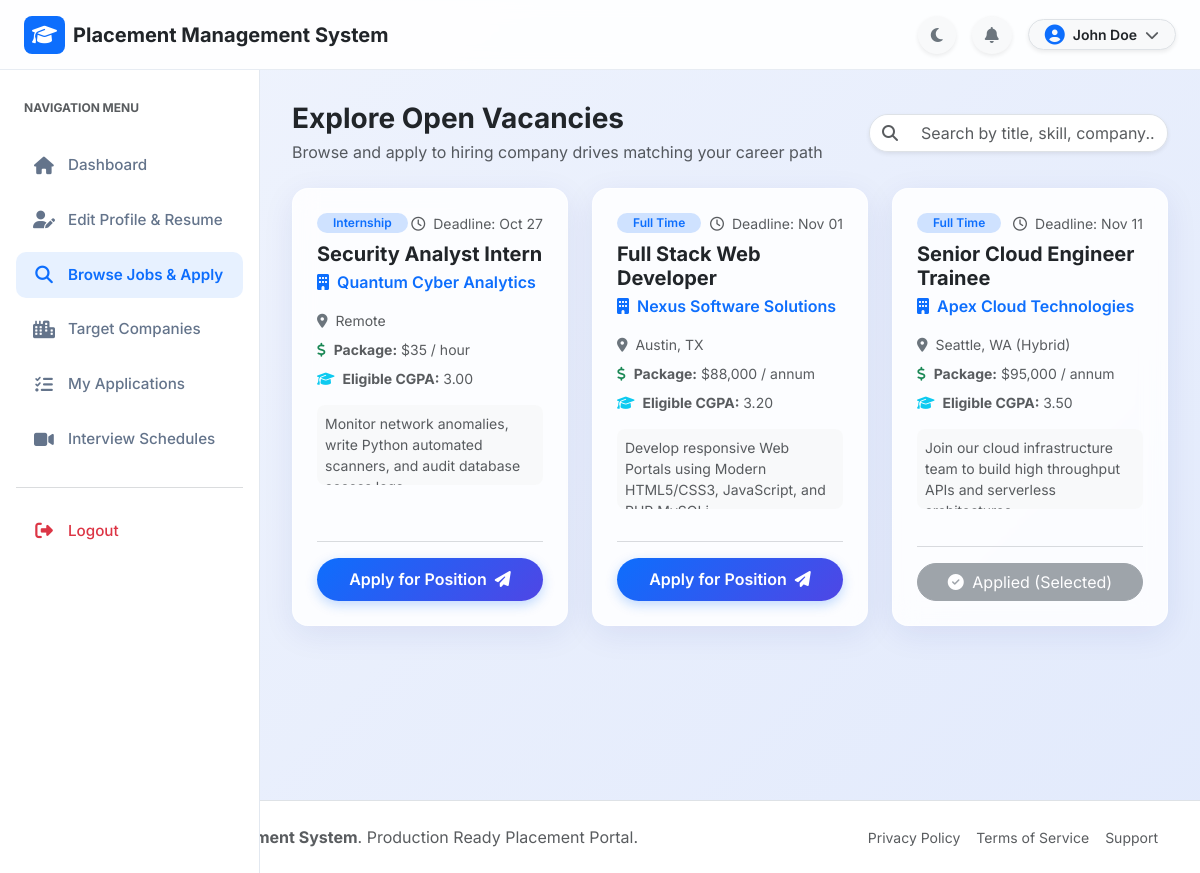
The app's page /student/jobs.php (signed in) with its own data.
### tables this page shows
CREATE TABLE IF NOT EXISTS `jobs` (
  `id` INT AUTO_INCREMENT PRIMARY KEY,
  `company_id` INT NOT NULL,
  `title` VARCHAR(150) NOT NULL,
  `department_id` INT DEFAULT NULL,
  `job_type` ENUM('Full Time', 'Internship', 'Part Time', 'Contract') DEFAULT 'Full Time',
  `location` VARCHAR(100) NOT NULL,
  `salary_package` VARCHAR(100) NOT NULL,
  `min_cgpa` DECIMAL(3,2) DEFAULT 0.00,
  `vacancies` INT DEFAULT 1,
  `deadline` DATE NOT NULL,
  `description` TEXT NOT NULL,
  `requirements` TEXT NOT NULL,
  `status` ENUM('Active', 'Closed') DEFAULT 'Active',
  `created_at` TIMESTAMP DEFAULT CURRENT_TIMESTAMP,
  `updated_at` TIMESTAMP DEFAULT CURRENT_TIMESTAMP ON UPDATE CURRENT_TIMESTAMP,
  INDEX `idx_job_company` (`company_id`),
  INDEX `idx_job_dept` (`department_id`),
  INDEX `idx_job_status` (`status`),
  CONSTRAINT `fk_jobs_company` FOREIGN KEY (`company_id`) REFERENCES `companies` (`id`) ON DELETE CASCADE,
  CONSTRAINT `fk_jobs_department` FOREIGN KEY (`department_id`) REFERENCES `departments` (`id`) ON DELETE SET NULL
);

CREATE TABLE IF NOT EXISTS `companies` (
  `id` INT AUTO_INCREMENT PRIMARY KEY,
  `company_name` VARCHAR(150) NOT NULL,
  `email` VARCHAR(100) NOT NULL UNIQUE,
  `password` VARCHAR(255) NOT NULL,
  `phone` VARCHAR(20) DEFAULT NULL,
  `website` VARCHAR(150) DEFAULT NULL,
  `industry` VARCHAR(100) DEFAULT NULL,
  `location` VARCHAR(100) DEFAULT NULL,
  `description` TEXT DEFAULT NULL,
  `logo` VARCHAR(255) DEFAULT 'default-company.png',
  `status` ENUM('Pending', 'Approved', 'Rejected') DEFAULT 'Approved',
  `created_at` TIMESTAMP DEFAULT CURRENT_TIMESTAMP,
  `updated_at` TIMESTAMP DEFAULT CURRENT_TIMESTAMP ON UPDATE CURRENT_TIMESTAMP,
  INDEX `idx_company_email` (`email`),
  INDEX `idx_company_status` (`status`)
);

CREATE TABLE IF NOT EXISTS `applications` (
  `id` INT AUTO_INCREMENT PRIMARY KEY,
  `job_id` INT NOT NULL,
  `student_id` INT NOT NULL,
  `status` ENUM('Applied', 'Shortlisted', 'Interview Scheduled', 'Selected', 'Rejected') DEFAULT 'Applied',
  `cover_note` TEXT DEFAULT NULL,
  `applied_at` TIMESTAMP DEFAULT CURRENT_TIMESTAMP,
  `updated_at` TIMESTAMP DEFAULT CURRENT_TIMESTAMP ON UPDATE CURRENT_TIMESTAMP,
  UNIQUE KEY `unique_student_job` (`job_id`, `student_id`),
  INDEX `idx_app_job` (`job_id`),
  INDEX `idx_app_student` (`student_id`),
  INDEX `idx_app_status` (`status`),
  CONSTRAINT `fk_app_job` FOREIGN KEY (`job_id`) REFERENCES `jobs` (`id`) ON DELETE CASCADE,
  CONSTRAINT `fk_app_student` FOREIGN KEY (`student_id`) REFERENCES `students` (`id`) ON DELETE CASCADE
);

### student/jobs.php (the view, shortened to what this page needs)
<?php
require_once __DIR__ . '/../config/database.php';
$student_id = $_SESSION['user_id'];
$sql = "
    SELECT j.*, c.company_name, c.logo, d.name AS dept_name,
           a.id AS applied_app_id, a.status AS application_status
    FROM jobs j
    JOIN companies c ON j.company_id = c.id
    LEFT JOIN departments d ON j.department_id = d.id
    LEFT JOIN applications a ON j.id = a.job_id AND a.student_id = ?
    WHERE j.status = 'Active'
    ORDER BY j.id DESC
";
$stmt = $conn->prepare($sql);
$stmt->bind_param("i", $student_id);
$stmt->execute();
$jobs = $stmt->get_result()->fetch_all(MYSQLI_ASSOC);
require_once __DIR__ . '/../includes/header.php';
require_once __DIR__ . '/../includes/navbar.php';
?>
<div class="app-layout">
    <?php require_once __DIR__ . '/../includes/sidebar.php'; ?>
    <main class="app-main">
        <div class="d-flex flex-wrap justify-content-between align-items-center mb-4 gap-3">
            <div>
                <h3 class="fw-bold text-dark mb-1">Explore Open Vacancies</h3>
                <p class="text-muted mb-0">Browse and apply to hiring company drives matching your career path</p>
            </div>
            <div style="min-width: 280px;">
                <div class="input-group shadow-sm rounded-pill overflow-hidden border">
                    <span class="input-group-text bg-white border-0"><i class="fas fa-search text-muted"></i></span>
                    <input type="text" id="card-search-input" class="form-control border-0" placeholder="Search by title, skill, company...">
                </div>
            </div>
        </div>
        <div class="row g-4">
            <?php if (empty($jobs)): ?>
                <div class="col-12 text-center py-5 text-muted">
                    <i class="fas fa-briefcase fs-1 mb-3 opacity-50"></i>
                    <p>No job drives are active right now. Please check back later.</p>
                </div>
            <?php else: ?>
                <?php foreach ($jobs as $job): ?>
                    <div class="col-md-6 col-lg-4 searchable-card">
                        <div class="glass-card p-4 h-100 d-flex flex-column justify-content-between">
                            <div>
                                <div class="d-flex justify-content-between align-items-start mb-2">
                                    <span class="badge bg-primary-subtle text-primary rounded-pill px-3 py-1 fw-semibold">
                                        <?php echo htmlspecialchars($job['job_type']); ?>
                                    </span>
                                    <small class="text-muted"><i class="far fa-clock me-1"></i> Deadline: <?php echo date('M d', strtotime($job['deadline'])); ?></small>
                                </div>
                                <h5 class="fw-bold text-dark mb-1"><?php echo htmlspecialchars($job['title']); ?></h5>
                                <p class="text-primary fw-semibold mb-3"><i class="fas fa-building me-1"></i> <?php echo htmlspecialchars($job['company_name']); ?></p>
                                <div class="d-flex flex-column gap-2 mb-3 text-muted small">
                                    <div><i class="fas fa-map-marker-alt text-secondary width-20 me-1"></i> <?php echo htmlspecialchars($job['location']); ?></div>
                                    <div><i class="fas fa-dollar-sign text-success width-20 me-1"></i> <strong>Package:</strong> <?php echo htmlspecialchars($job['salary_package']); ?></div>
                                    <div><i class="fas fa-graduation-cap text-info width-20 me-1"></i> <strong>Eligible CGPA:</strong> <?php echo htmlspecialchars($job['min_cgpa']); ?></div>
                                </div>
                                <div class="bg-light p-2 rounded-3 small text-muted mb-3" style="max-height: 80px; overflow-y: auto;">
                                    <?php echo nl2br(htmlspecialchars($job['description'])); ?>
                                </div>
                            </div>
                            <div>
                                <hr class="my-3 text-secondary opacity-25">
                                <?php if ($job['applied_app_id']): ?>
                                    <button class="btn btn-secondary w-100 rounded-pill" disabled>
                                        <i class="fas fa-check-circle me-1"></i> Applied (<?php echo htmlspecialchars($job['application_status']); ?>)
                                    </button>
                                <?php else: ?>
                                    <button type="button" class="btn btn-primary-custom w-100 rounded-pill" data-bs-toggle="modal" data-bs-target="#applyModal<?php echo $job['id']; ?>">
                                        Apply for Position <i class="fas fa-paper-plane ms-1"></i>
                                    </button>
                                <?php endif; ?>
                            </div>
                        </div>
                    </div>
                <?php endforeach; ?>
            <?php endif; ?>
        </div>
    </main>
</div>
<?php require_once __DIR__ . '/../includes/footer.php'; ?>

### assets/css/style.css (style rules this page uses)
:root { --primary-color: #0d6efd; --primary-dark: #0a58ca; --primary-light: #e7f1ff; --secondary-color: #4f46e5; --accent-color: #06b6d4; --bg-gradient: linear-gradient(135deg, #f0f4fd 0%, #e2eafc 100%); --card-bg: rgba(255, 255, 255, 0.85); --card-border: rgba(255, 255, 255, 0.6); --text-main: #1e293b; --text-muted: #64748b; --sidebar-width: 260px; --topbar-height: 70px; --glass-shadow: 0 8px 32px 0 rgba(31, 38, 135, 0.08); --transition-smooth: all 0.25s cubic-bezier(0.4, 0, 0.2, 1); }
body { font-family: 'Inter', system-ui, -apple-system, sans-serif; background: var(--bg-gradient); color: var(--text-main); min-height: 100vh; margin: 0; padding: 0; overflow-x: hidden; }
.glass-card { background: var(--card-bg); backdrop-filter: blur(12px); -webkit-backdrop-filter: blur(12px); border: 1px solid var(--card-border); border-radius: 16px; box-shadow: var(--glass-shadow); transition: var(--transition-smooth); }
.app-layout { display: flex; margin-top: var(--topbar-height); min-height: calc(100vh - var(--topbar-height)); }
.app-main { flex: 1; margin-left: var(--sidebar-width); padding: 2rem; transition: var(--transition-smooth); }
.btn-primary-custom { background: linear-gradient(135deg, var(--primary-color), var(--secondary-color)); color: #fff; border: none; padding: 0.6rem 1.4rem; border-radius: 10px; font-weight: 600; box-shadow: 0 4px 12px rgba(13, 110, 253, 0.25); transition: var(--transition-smooth); }

### records on screen
jobs: job_type "Internship", deadline "Oct 27", title "Security Analyst Intern", company.company_name "Quantum Cyber Analytics", location "Remote", salary_package "$35 / hour", min_cgpa "3.00", description "Monitor network anomalies, write Python automated scanners, and audit database…"
jobs: job_type "Full Time", deadline "Nov 01", title "Full Stack Web Developer", company.company_name "Nexus Software Solutions", location "Austin, TX", salary_package "$88,000 / annum", min_cgpa "3.20", description "Develop responsive Web Portals using Modern HTML5/CSS3, JavaScript, and…"
jobs: job_type "Full Time", deadline "Nov 11", title "Senior Cloud Engineer Trainee", company.company_name "Apex Cloud Technologies", location "Seattle, WA (Hybrid)", salary_package "$95,000 / annum", min_cgpa "3.50", description "Join our cloud infrastructure team to build high throughput APIs and serverless…", applications.status "Selected"

### other values on screen
APP_NAME "Placement Management System"
$_SESSION['user_name'] "John Doe"
